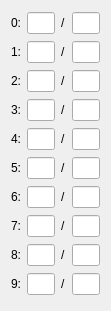
     <widget class="QWidget" name="gridLayoutWidget_7">
      <property name="geometry">
       <rect>
        <x>670</x>
        <y>400</y>
        <width>111</width>
        <height>311</height>
       </rect>
      </property>
      <layout class="QGridLayout" name="gridLayout">
       <item row="9" column="3">
        <widget class="QLineEdit" name="mag_lvl9_can_use_field"/>
       </item>
       <item row="5" column="2">
        <widget class="QLabel" name="label_14">
         <property name="text">
          <string>/</string>
         </property>
        </widget>
       </item>
       <item row="8" column="0">
        <widget class="QLabel" name="label_9">
         <property name="text">
          <string>8:</string>
         </property>
        </widget>
       </item>
       <item row="4" column="0">
        <widget class="QLabel" name="label_5">
         <property name="text">
          <string>4:</string>
         </property>
        </widget>
       </item>
       <item row="9" column="0">
        <widget class="QLabel" name="label_10">
         <property name="text">
          <string>9:</string>
         </property>
        </widget>
       </item>
       <item row="5" column="0">
        <widget class="QLabel" name="label_6">
         <property name="text">
          <string>5:</string>
         </property>
        </widget>
       </item>
       <item row="7" column="2">
        <widget class="QLabel" name="label_16">
         <property name="text">
          <string>/</string>
         </property>
        </widget>
       </item>
       <item row="3" column="2">
        <widget class="QLabel" name="label_12">
         <property name="text">
          <string>/</string>
         </property>
        </widget>
       </item>
       <item row="6" column="0">
        <widget class="QLabel" name="label_7">
         <property name="text">
          <string>6:</string>
         </property>
        </widget>
       </item>
       <item row="2" column="0">
        <widget class="QLabel" name="label_2">
         <property name="text">
          <string>2:</string>
         </property>
        </widget>
       </item>
       <item row="1" column="2">
        <widget class="QLabel" name="label_3">
         <property name="text">
          <string>/</string>
         </property>
        </widget>
       </item>
       <item row="9" column="1">
        <widget class="QLineEdit" name="mag_lvl9_used_field"/>
       </item>
       <item row="8" column="2">
        <widget class="QLabel" name="label_17">
         <property name="text">
          <string>/</string>
         </property>
        </widget>
       </item>
       <item row="3" column="0">
        <widget class="QLabel" name="label_4">
         <property name="text">
          <string>3:</string>
         </property>
        </widget>
       </item>
       <item row="4" column="2">
        <widget class="QLabel" name="label_13">
         <property name="text">
          <string>/</string>
         </property>
        </widget>
       </item>
       <item row="2" column="2">
        <widget class="QLabel" name="label_11">
         <property name="text">
          <string>/</string>
         </property>
        </widget>
       </item>
       <item row="6" column="2">
        <widget class="QLabel" name="label_15">
         <property name="text">
          <string>/</string>
         </property>
        </widget>
       </item>
       <item row="7" column="0">
        <widget class="QLabel" name="label_8">
         <property name="text">
          <string>7:</string>
         </property>
        </widget>
       </item>
       <item row="9" column="2">
        <widget class="QLabel" name="label_18">
         <property name="text">
          <string>/</string>
         </property>
        </widget>
       </item>
       <item row="1" column="0">
        <widget class="QLabel" name="label">
         <property name="text">
          <string>1:</string>
         </property>
        </widget>
       </item>
       <item row="0" column="0">
        <widget class="QLabel" name="label_19">
         <property name="text">
          <string>0:</string>
         </property>
        </widget>
       </item>
       <item row="0" column="1">
        <widget class="QLineEdit" name="mag_lvl0_used_field"/>
       </item>
       <item row="0" column="3">
        <widget class="QLineEdit" name="mag_lvl0_can_use_field"/>
       </item>
       <item row="1" column="3">
        <widget class="QLineEdit" name="mag_lvl1_can_use_field"/>
       </item>
       <item row="1" column="1">
        <widget class="QLineEdit" name="mag_lvl1_used_field"/>
       </item>
       <item row="2" column="1">
        <widget class="QLineEdit" name="mag_lvl2_used_field"/>
       </item>
       <item row="2" column="3">
        <widget class="QLineEdit" name="mag_lvl2_can_use_field"/>
       </item>
       <item row="3" column="1">
        <widget class="QLineEdit" name="mag_lvl3_used_field"/>
       </item>
       <item row="3" column="3">
        <widget class="QLineEdit" name="mag_lvl3_can_use_field"/>
       </item>
       <item row="4" column="1">
        <widget class="QLineEdit" name="mag_lvl4_used_field"/>
       </item>
       <item row="4" column="3">
        <widget class="QLineEdit" name="mag_lvl4_can_use_field"/>
       </item>
       <item row="5" column="1">
        <widget class="QLineEdit" name="mag_lvl5_used_field"/>
       </item>
       <item row="5" column="3">
        <widget class="QLineEdit" name="mag_lvl5_can_use_field"/>
       </item>
       <item row="6" column="1">
        <widget class="QLineEdit" name="mag_lvl6_used_field"/>
       </item>
       <item row="6" column="3">
        <widget class="QLineEdit" name="mag_lvl6_can_use_field"/>
       </item>
       <item row="7" column="1">
        <widget class="QLineEdit" name="mag_lvl7_used_field"/>
       </item>
       <item row="7" column="3">
        <widget class="QLineEdit" name="mag_lvl7_can_use_field"/>
       </item>
       <item row="8" column="1">
        <widget class="QLineEdit" name="mag_lvl8_used_field"/>
       </item>
       <item row="8" column="3">
        <widget class="QLineEdit" name="mag_lvl8_can_use_field"/>
       </item>
       <item row="0" column="2">
        <widget class="QLabel" name="label_21">
         <property name="text">
          <string>/</string>
         </property>
        </widget>
       </item>
      </layout>
     </widget>
